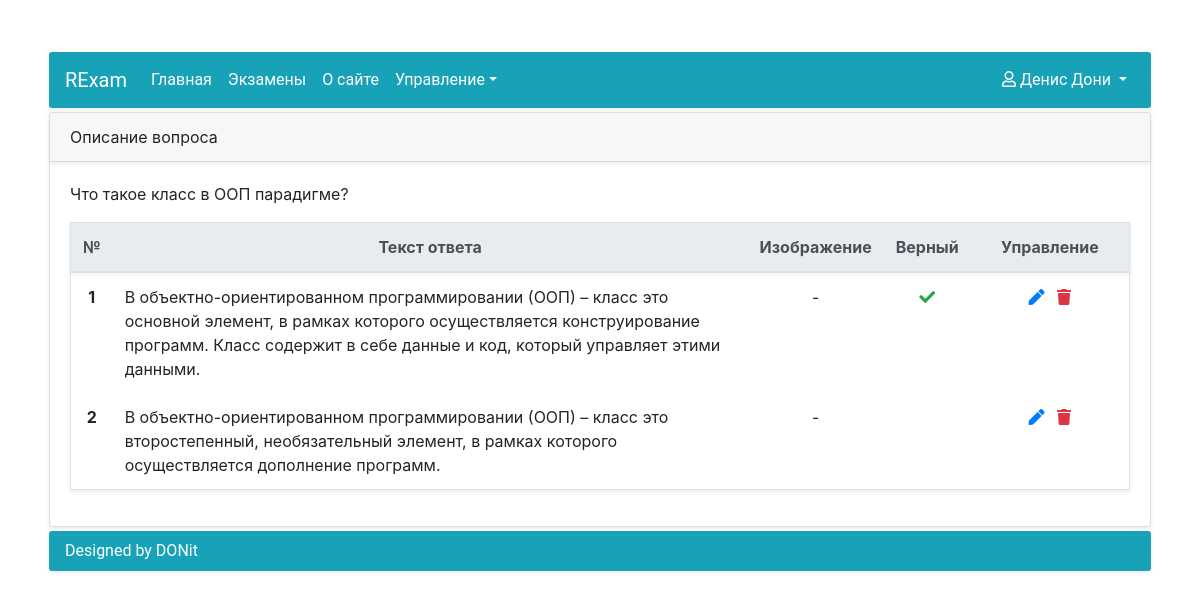
Screenshot of /exams/question_detail/7 (signed in) with the database file from the repository.
### Accounts/models.py (models this page shows, shortened)
class UserAccount(AbstractUser):
    middle_name = models.CharField(max_length=20, blank=True, null=False, verbose_name=u'Отчество')
    study_group = models.ForeignKey(StudyGroup, on_delete=models.SET_NULL, null=True, blank=True)
    REQUIRED_FIELDS = ['email', 'first_name', 'last_name']
    class Meta:
        verbose_name = u'Пользователь'
        verbose_name_plural = u'Пользователи'

### Exams/models.py (models this page shows, shortened)
class Question(Model):
    question_text = TextField(blank=False, null=False, verbose_name=u'Текст вопроса')
    question_exam = ForeignKey(Exam, blank=False, null=False, on_delete=CASCADE, verbose_name=u'Вопрос к экзамену')
    question_image = ImageField(upload_to='question_images', blank=True, null=True, verbose_name=u'Изображение вопроса')
    def get_add_answer_url(self):
        return reverse('AnswerCreate', kwargs={'question_id': self.id})
    class Meta:
        verbose_name = u'Вопрос'
        verbose_name_plural = u'Вопросы'
        db_table = 'exam_questions'

class Answer(Model):
    answer_text = TextField(blank=False, null=False, verbose_name=u'Текст ответа')
    answer_question = ForeignKey(Question, blank=False, null=False, on_delete=CASCADE, verbose_name=u'Ответ к вопросу')
    answer_image = ImageField(upload_to='answer_images', blank=True, null=True, verbose_name=u'Изображение ответа')
    answer_truth = BooleanField(blank=False, null=False, verbose_name=u'Правильный ответ?')
    def get_delete_url(self):
        return reverse('AnswerDelete', kwargs={'pk': self.id, 'question_id': self.answer_question.id})
    def get_update_url(self):
        return reverse('AnswerUpdate', kwargs={'pk': self.id, 'question_id': self.answer_question.id})
    class Meta:
        verbose_name = u'Ответ'
        verbose_name_plural = u'Ответы'
        db_table = 'exam_answers'

### Exams/views.py (the view)
# urls.py: path('question_detail/<pk>', QuestionDetail.as_view(), name='QuestionDetail'),
class QuestionDetail(PermissionRequiredMixin, DetailView):
    model = Question
    template_name = 'Exams/Question/QuestionDetail.html'
    permission_required = 'Exams.view_question'
    def get_context_data(self, **kwargs):
        context = super(QuestionDetail, self).get_context_data(**kwargs)
        context['answers_list'] = Answer.objects.filter(answer_question=self.kwargs['pk'])
        return context

### Exams/templates/Exams/Question/QuestionDetail.html (shortened to what this page needs)
{% extends 'RExam/BaseContent.html' %}
{% load static %}
{% block head_end %}
    <link rel="stylesheet" href="{% static 'Exams/style.css' %}"/>
{% endblock head_end %}
{% block content %}
    <div class="card shadow-sm m-1">
        <div class="card-header shadow-sm">
            Описание вопроса
        </div>
        <div class="card-body">
            <p class="card-text">{{ object.question_text }}</p>
            {% if perms.Exams.view_answer %}
                {% include "Exams/Answer/ListAnswers.html" with answers=answers_list question=object %}
            {% endif %}
        </div>
    </div>
{% endblock content %}

### RExam/templates/RExam/BaseContent.html (shortened to what this page needs)
{% extends 'RExam/base.html' %}
{% block body_start %}
    <div class="d-flex justify-content-center h-100">
        <div class="container mt-lg-5">
            <nav class="navbar navbar-expand-lg navbar-dark bg-info menu shadow-sm m-1">
                <a class="navbar-brand" href="{% url 'HomePage' %}">RExam</a>
                <div class="collapse navbar-collapse" id="navbarSupportedContent">
                    <ul class="navbar-nav mr-auto">
                        <li class="nav-item active">
                            <a class="nav-link" href="{% url 'HomePage' %}">Главная</a>
                        </li>
                        <li class="nav-item active">
                            <a class="nav-link" href="{% url 'ListExams' %}">Экзамены</a>
                        </li>
                        <li class="nav-item active">
                            <a class="nav-link" href="{% url 'AboutPage' %}">О сайте</a>
                        </li>
                        {% if user.is_staff %}
                            <li class="nav-item active dropdown">
                                <a class="nav-link dropdown-toggle active" href="#" id="navbarDropdown" role="button"
                                   data-toggle="dropdown" aria-haspopup="true" aria-expanded="false">Управление</a>
                            </li>
                        {% endif %}
                    </ul>
                    <ul class="nav navbar-nav navbar-right">
                        <li class="nav-item dropdown align-right">
                            <a class="nav-link dropdown-toggle active" href="#" id="navbarDropdown" role="button"
                               data-toggle="dropdown"
                               aria-haspopup="true" aria-expanded="false"><i class="far fa-user"></i>
                                {{ user.get_full_name }}
                            </a>
                        </li>
                    </ul>
                </div>
            </nav>
            {% block content %}{% endblock content %}
            <div class="footer shadow-sm m-1">
                <div class="footer-content bg-info">Designed by DONit</div>
            </div>
        </div>
    </div>
{% endblock body_start %}

### Exams/templates/Exams/Answer/ListAnswers.html
{% extends 'RExam/ListTable.html' %}
{% block table_header %}
        <th style="width: 3%; text-align: center" scope="col">№</th>
        <th style="width: 60%;text-align: center" scope="col">Текст ответа</th>
        <th scope="col">Изображение</th>
        <th scope="col">Верный</th>
        {% if perms.Exams %}
            <th style="width: 15%;text-align: center" scope="col">Управление</th>
        {% endif %}
{% endblock table_header %}
{% block table_body %}
    {% for answer in answers %}
        <tr>
            <th scope="row" class="text-center">{{ forloop.counter }}</th>
            <td>{{ answer.answer_text }}</td>
            <td class="text-center">{% if not answer.answer_image %}-{% else %}
                <a class="text-info" href="{{ answer.answer_image.url }}">Изображение</a>{% endif %}</td>
            <td class="text-center">
                {% if answer.answer_truth %}<i class="fa fa-check text-success" aria-hidden="true"></i>{% endif %}
            </td>
            <td class="text-center">
                {% if perms.Exams.change_answer %}
                    <a href="{{ answer.get_update_url }}" class="text-primary mr-2">
                        <i class="fas fa-pen"></i>
                    </a>
                {% endif %}
                {% if perms.Exams.delete_answer %}
                    <a class="text-danger" href="{{ answer.get_delete_url }}"><i
                            class="fa fa-trash" aria-hidden="true"></i></a>
                {% endif %}
            </td>
        </tr>
    {% empty %}
        <tr>
            <th scope="row" class="text-center">1</th>
            <td><p class="pl-3">Ответы отсутствуют...</p></td>
        </tr>
    {% endfor %}
{% endblock table_body %}

### RExam/static/RExam/style.css (style rules this page uses)
html, body { height: 100%; margin: 0; padding: 0; }
body { background: #ffffff; }
.footer-content { font-family: Roboto, sans-serif; border-radius: 3px; color: white; padding: .5rem 1rem; }
.menu { font-family: Roboto, sans-serif; border-radius: 3px; }
table a { text-decoration: none; color: inherit; }

### Exams/static/Exams/style.css (style rules this page uses)
.table td, .table th { border: none; }

### rows the page displays
UserAccount: get_full_name "Денис Дони"
Question: question_text "Что такое класс в ООП парадигме?"
Answer: answer_text "В объектно-ориентированном программировании (ООП) – класс это основной элемент, в рамках которого осуществляется конструирование программ. Класс содержит в себе данные и код, который управляет этими данными.", answer_truth True (drawn)
Answer: answer_text "В объектно-ориентированном программировании (ООП) – класс это второстепенный, необязательный элемент, в рамках которого осуществляется дополнение программ."
